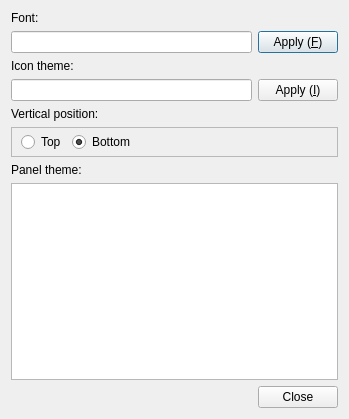
<?xml version="1.0" encoding="UTF-8"?>
<ui version="4.0">
 <class>PanelApplicationSettings</class>
 <widget class="QDialog" name="PanelApplicationSettings">
  <property name="geometry">
   <rect>
    <x>0</x>
    <y>0</y>
    <width>349</width>
    <height>419</height>
   </rect>
  </property>
  <property name="windowTitle">
   <string>Options</string>
  </property>
  <layout class="QVBoxLayout" name="verticalLayout">
   <item>
    <widget class="QLabel" name="fontLabel">
     <property name="text">
      <string>Font:</string>
     </property>
    </widget>
   </item>
   <item>
    <layout class="QHBoxLayout" name="horizontalLayout_2">
     <item>
      <widget class="QLineEdit" name="fontName"/>
     </item>
     <item>
      <widget class="QPushButton" name="btnApplyFont">
       <property name="text">
        <string>Apply (&amp;F)</string>
       </property>
       <property name="shortcut">
        <string>Alt+F</string>
       </property>
      </widget>
     </item>
    </layout>
   </item>
   <item>
    <widget class="QLabel" name="iconThemeLabel">
     <property name="text">
      <string>Icon theme:</string>
     </property>
    </widget>
   </item>
   <item>
    <layout class="QHBoxLayout" name="horizontalLayout_3">
     <item>
      <widget class="QLineEdit" name="iconTheme"/>
     </item>
     <item>
      <widget class="QPushButton" name="btnApplyIconTheme">
       <property name="text">
        <string>Apply (&amp;I)</string>
       </property>
       <property name="shortcut">
        <string>Alt+I</string>
       </property>
      </widget>
     </item>
    </layout>
   </item>
   <item>
    <widget class="QLabel" name="verticalPositionLabel">
     <property name="text">
      <string>Vertical position:</string>
     </property>
    </widget>
   </item>
   <item>
    <widget class="QFrame" name="frame">
     <property name="frameShape">
      <enum>QFrame::StyledPanel</enum>
     </property>
     <property name="frameShadow">
      <enum>QFrame::Raised</enum>
     </property>
     <layout class="QHBoxLayout" name="horizontalLayout">
      <property name="leftMargin">
       <number>9</number>
      </property>
      <property name="topMargin">
       <number>4</number>
      </property>
      <property name="rightMargin">
       <number>9</number>
      </property>
      <property name="bottomMargin">
       <number>4</number>
      </property>
      <item>
       <widget class="QRadioButton" name="rbTop">
        <property name="text">
         <string>Top</string>
        </property>
       </widget>
      </item>
      <item>
       <widget class="QRadioButton" name="rbBottom">
        <property name="text">
         <string>Bottom</string>
        </property>
        <property name="checked">
         <bool>true</bool>
        </property>
       </widget>
      </item>
      <item>
       <spacer name="horizontalSpacer">
        <property name="orientation">
         <enum>Qt::Horizontal</enum>
        </property>
        <property name="sizeHint" stdset="0">
         <size>
          <width>40</width>
          <height>20</height>
         </size>
        </property>
       </spacer>
      </item>
     </layout>
    </widget>
   </item>
   <item>
    <widget class="QLabel" name="label">
     <property name="text">
      <string>Panel theme:</string>
     </property>
    </widget>
   </item>
   <item>
    <widget class="QListWidget" name="themeList">
     <property name="iconSize">
      <size>
       <width>16</width>
       <height>16</height>
      </size>
     </property>
     <property name="spacing">
      <number>1</number>
     </property>
    </widget>
   </item>
   <item>
    <widget class="QDialogButtonBox" name="buttonBox">
     <property name="orientation">
      <enum>Qt::Horizontal</enum>
     </property>
     <property name="standardButtons">
      <set>QDialogButtonBox::Close</set>
     </property>
    </widget>
   </item>
  </layout>
 </widget>
 <resources/>
 <connections>
  <connection>
   <sender>buttonBox</sender>
   <signal>accepted()</signal>
   <receiver>PanelApplicationSettings</receiver>
   <slot>accept()</slot>
   <hints>
    <hint type="sourcelabel">
     <x>248</x>
     <y>254</y>
    </hint>
    <hint type="destinationlabel">
     <x>157</x>
     <y>274</y>
    </hint>
   </hints>
  </connection>
  <connection>
   <sender>buttonBox</sender>
   <signal>rejected()</signal>
   <receiver>PanelApplicationSettings</receiver>
   <slot>reject()</slot>
   <hints>
    <hint type="sourcelabel">
     <x>316</x>
     <y>260</y>
    </hint>
    <hint type="destinationlabel">
     <x>286</x>
     <y>274</y>
    </hint>
   </hints>
  </connection>
 </connections>
</ui>
